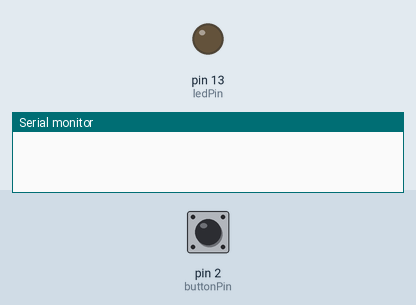
The sketch below on a simulated Arduino Uno, built with avr-gcc and run on an emulated ATmega328P. Shown: output pins drawn as LEDs (lit = HIGH), the last lines printed to the serial monitor. The test bench sets the inputs (shaded band); at power-on: pin 2 (buttonPin) HIGH.

Above: at 1.2 s.
1.3 s: pin 2 (buttonPin) pulled LOW for 0.15 s
At 1.4 s:
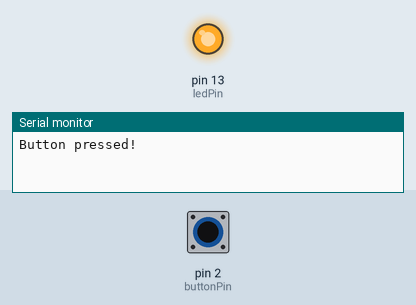
3.0 s: pin 2 (buttonPin) pulled LOW for 3.2 s
At 6.6 s:
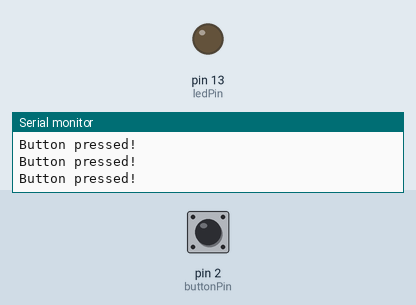
Timing chart, 0 to 8.1 s (numbered marks = the images above; inputs shaded):
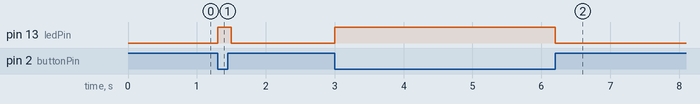

The sketch:

ButtonTest.ino
```cpp
const int buttonPin = 2;  // Pin connected to the pushbutton
const int ledPin    = 13; // Built-in LED pin on Arduino

void setup() {
  Serial.begin(9600);
  pinMode(buttonPin, INPUT_PULLUP); // Use internal pull-up
  pinMode(ledPin, OUTPUT);
}

void loop() {
  // Read the button
  int buttonState = digitalRead(buttonPin);

  // Check if button is pressed (LOW because of INPUT_PULLUP)
  if (buttonState == LOW) {
    // Turn the LED on
    digitalWrite(ledPin, HIGH);

    // Print while the button is held down
    Serial.println("Button pressed!");

    // Delay to avoid flooding the Serial Monitor
    delay(200);

  } else {
    // Turn the LED off
    digitalWrite(ledPin, LOW);
  }
}
```

Measured:
- after the input at 1.3 s, pin 13 (ledPin): LOW → HIGH at once, → LOW 0.20 s later
- after the input at 3.0 s, pin 13 (ledPin): LOW → HIGH at once, → LOW 3.2 s later
